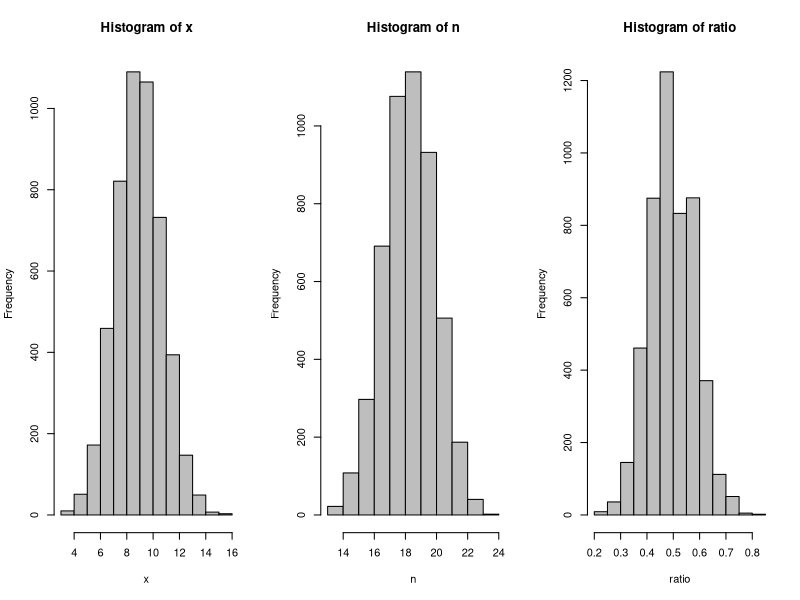
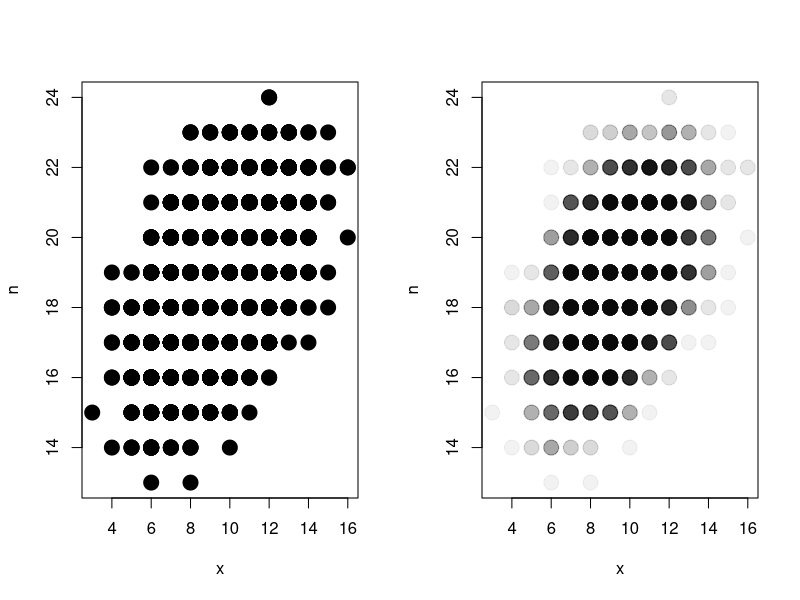

Generate these figures, in order, with R:
createSamplingMechanism <- function (pop, method = c("withoutReplacement","withReplacement", 
                                                     "withUnique")) {
  
  method = match.arg(method)
  switch (
    method,
    "withReplacement"  = function(sampSize) {
      sample(pop, sampSize, replace=TRUE)
    },
    "withoutReplacement" = function(sampSize) {
      sample(pop, sampSize, replace=FALSE)
    },
    "withUnique" = function(sampSize) {
      unique(sample(pop, sampSize, replace=TRUE))
    },
    stop(paste("No sampling mechanism:", method))
  )
}


# All plots are roughly symmetric
# The estimate of the proportion ranges from 0.1 to 0.8, which is wide
N = 40
M = 20
ball.pop = 1:N
ball.col = rep(1:0, times=c(M, N-M)) #x=1 means black

d = 25
m = 5000

sam.Scheme = createSamplingMechanism(pop=ball.pop, method = "withUnique") 

set.seed(341)
M.samples <- Map( function(rep){ sam.Scheme(sampSize = d) }, 1:m)

x  = unlist( Map( function(sam){   sum(ball.col[sam]) }, M.samples ) )
n  = unlist( Map( function(sam){ length(ball.col[sam]) }, M.samples ) )

ratio = x/n

par(mfrow=c(1,3))
hist(x,col='grey')
hist(n,col='grey')
hist(ratio,col='grey')



# Scatterplot of x vs. n shows a positive relationship
par(mfrow=c(1,2))
plot( x, n, pch=19, cex=2 )
plot( x, n, pch=19, col=adjustcolor("black", alpha = 0.05), cex=2 )